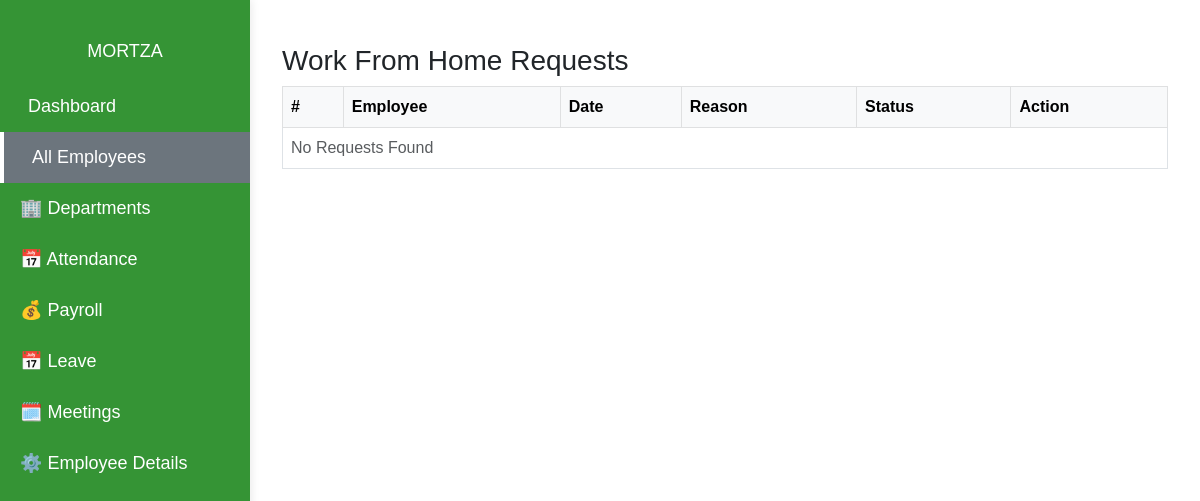
The app's page /work-from-home/ (signed in), older data.
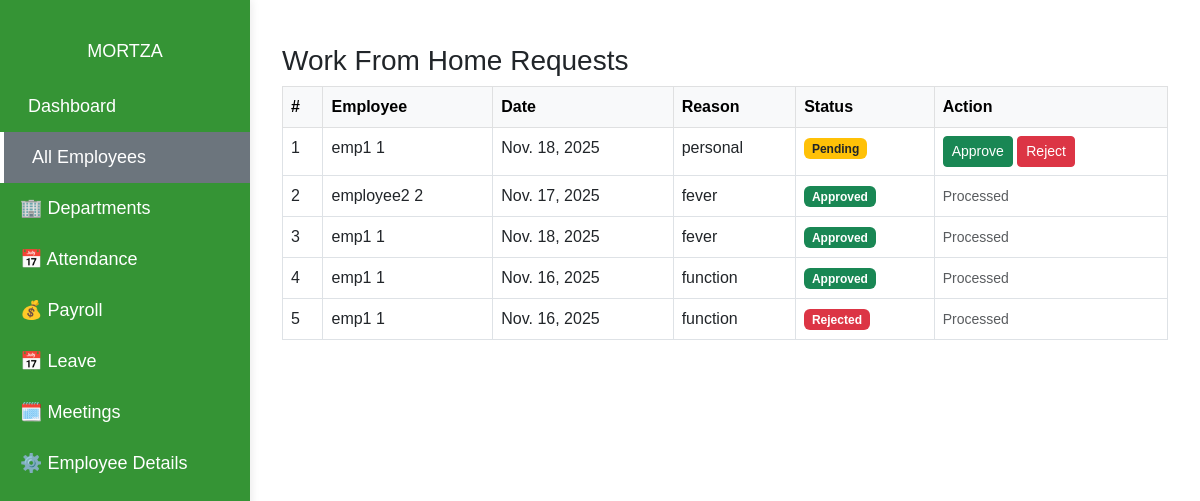
The same page, newer data.
### employees/models.py (models this page shows, shortened)
class WorkFromHome(models.Model):
    STATUS_CHOICES = [
        ('Pending', 'Pending'),
        ('Approved', 'Approved'),
        ('Rejected', 'Rejected'),
    ]
    employee = models.ForeignKey(Employee, on_delete=models.CASCADE)
    date = models.DateField()
    reason = models.TextField()
    status = models.CharField(max_length=10, choices=STATUS_CHOICES, default='Pending')
    applied_on = models.DateTimeField(auto_now_add=True)

class Employee(models.Model):
    user = models.OneToOneField(User, on_delete=models.CASCADE, null=True, blank=True)
    emp_id = models.CharField(max_length=20, unique=True)
    first_name = models.CharField(max_length=100)
    last_name = models.CharField(max_length=100, blank=True)
    email = models.EmailField(unique=True)
    phone = models.CharField(max_length=20)
    department = models.ForeignKey(Department, on_delete=models.CASCADE)
    designation = models.ForeignKey(Designation, on_delete=models.CASCADE)
    date_joined = models.DateField()
    address = models.TextField(blank=True)

### employees/views.py (the view)
# urls.py: path("work-from-home/", views.wfh_list, name="wfh_list"),
def wfh_list(request):
    if request.user.is_superuser:
        wfh = WorkFromHome.objects.all().order_by('-applied_on')
    else:
        if not hasattr(request.user, "employee"):
            return render(request, "employees/no_employee.html")
        wfh = WorkFromHome.objects.filter(
            employee=request.user.employee
        )
    return render(request, "employees/wfh_list.html", {"wfh": wfh})

### employees/templates/employees/wfh_list.html (shortened to what this page needs)
{% load static %}
<!DOCTYPE html>
<html lang="en">
<head>
  <link href="https://cdn.jsdelivr.net/npm/bootstrap@5.3.0/dist/css/bootstrap.min.css" rel="stylesheet">
</head>
<body>
  <div class="sidebar" id="sidebar" aria-hidden="false">
    <div class="position-relative mb-3 px-3 pt-2">
      <div class="brand m-0">MORTZA</div>
    </div>
    {% if request.user.is_superuser %}
      <a href="{% url 'dashboard' %}"> Dashboard</a>
      <a href="{% url 'employee_list' %}" class="active"> All Employees</a>
      <a href="{% url 'view_departments' %}">🏢 Departments</a>
      <a href="{% url 'attendance_list' %}">📅 Attendance</a>
      <a href="{% url 'payroll_list' %}">💰 Payroll</a>
      <a href="{% url 'leave_list' %}">📅 Leave</a>
      <a href="{% url 'meetings_view' %}">🗓️ Meetings</a>
      <a href="{% url 'employee_detail' %}">⚙️ Employee Details</a>
    {% endif %}
  </div>
  <div class="content" id="content">
<div class="container mt-4">
  <h3>Work From Home Requests</h3>
  <table class="table table-bordered ">
    <thead class="table-light">
      <tr>
        <th>#</th>
        <th>Employee</th>
        <th>Date</th>
        <th>Reason</th>
        <th>Status</th>
        {% if user.is_superuser %}<th>Action</th>{% endif %}
      </tr>
    </thead>
    <tbody>
      {% for row in wfh %}
      <tr>
        <td>{{ forloop.counter }}</td>
        <td>{{ row.employee.first_name }} {{ row.employee.last_name }}</td>
        <td>{{ row.date }}</td>
        <td>{{ row.reason }}</td>
        <td>
          <span class="badge
            {% if row.status == 'Approved' %}bg-success
            {% elif row.status == 'Rejected' %}bg-danger
            {% else %}bg-warning text-dark{% endif %}">
            {{ row.status }}
          </span>
        </td>
        {% if user.is_superuser %}
        <td>
          {% if row.status == "Pending" %}
          <a href="{% url 'approve_wfh' row.id %}" class="btn btn-success btn-sm">Approve</a>
          <a href="{% url 'reject_wfh' row.id %}" class="btn btn-danger btn-sm">Reject</a>
          {% else %}
          <small class="text-muted">Processed</small>
          {% endif %}
        </td>
        {% endif %}
      </tr>
      {% empty %}
      <tr><td colspan="6" class="text-muted">No Requests Found</td></tr>
      {% endfor %}
    </tbody>
  </table>
</div>
</body>
</html>

Row changes from the older to the newer data that the page shows:
added WorkFromHome: employee.first_name "emp1", employee.last_name "1", date "Nov. 18, 2025", reason "personal", status "Pending", shows "Approve"
added WorkFromHome: employee.first_name "employee2", employee.last_name "2", date "Nov. 17, 2025", reason "fever", status "Approved", shows "Processed"
added WorkFromHome: employee.first_name "emp1", employee.last_name "1", date "Nov. 18, 2025", reason "fever", status "Approved", shows "Processed"
added WorkFromHome: employee.first_name "emp1", employee.last_name "1", date "Nov. 16, 2025", reason "function", status "Approved", shows "Processed"
added WorkFromHome: employee.first_name "emp1", employee.last_name "1", date "Nov. 16, 2025", reason "function", status "Rejected", shows "Processed"
Text that changed along with them:
text no longer shown: "No Requests Found"
